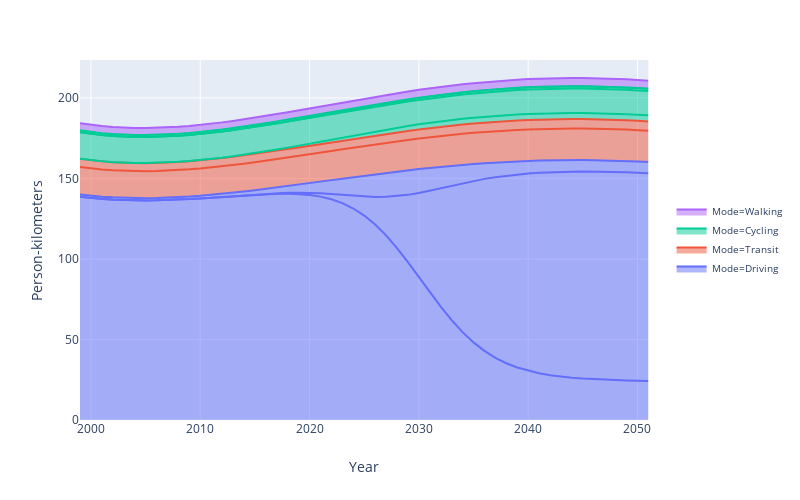
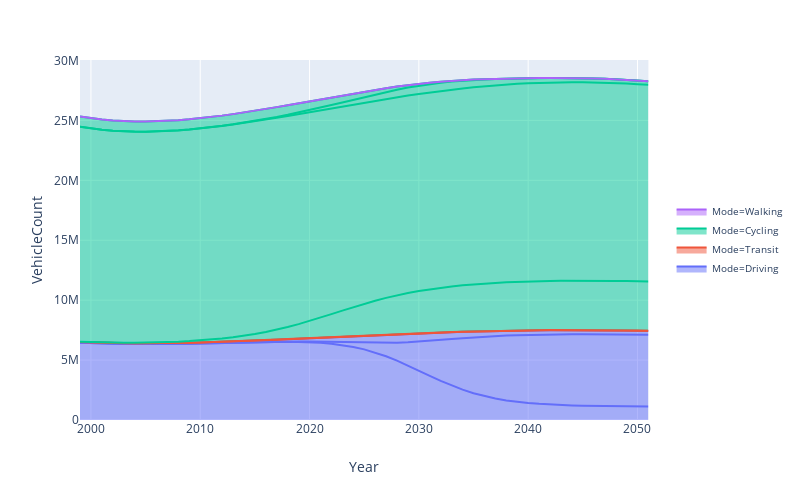

These figures' notebook cell, in order:
### Code cell
###    R U N   F U N C T I O N S   P E R S O N   T R A N S P O R T 

# ### H I G H   S C E N A R I O 
# dfHP, DHP = CarsFirst(x, PolyHP)
# BinaryShifts(x, DHP, 'HoogPerson', figs=False)
# dfHP, STVhp = ServiceToPersonVehicles(x, dfHP, figs=True)
# PlotService(x, dfHP, y='Share', scn='HoogPerson', figs=False)
# PlotService(x, dfHP, y='Person-kilometers', scn='HoogPerson', figs=False)
# PlotService(x, dfHP, y='VehicleCount', scn='HoogPerson', figs=False)

### L O W   S C E N A R I O 
dfLP, DLP = CarsFirst(x, PolyLP, PW=PW)
BinaryShifts(x, DLP, 'LaagPerson', figs=False)
dfLP, STVlp = ServiceToPersonVehicles(x, dfLP, figs=False, PW=PW)
PlotService(x, dfLP, y='Share', scn='LaagPerson', figs=False)
PlotService(x, dfLP, y='Person-kilometers', scn='LaagPerson', figs=True)
PlotService(x, dfLP, y='VehicleCount', scn='LaagPerson', figs=True)
